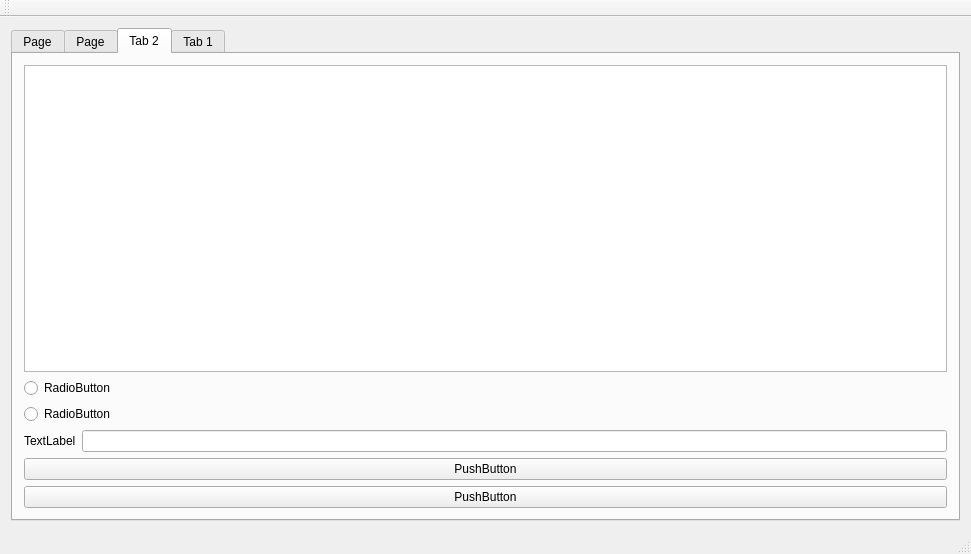
<?xml version="1.0" encoding="UTF-8"?>
<ui version="4.0">
 <class>MainWindow</class>
 <widget class="QMainWindow" name="MainWindow">
  <property name="geometry">
   <rect>
    <x>0</x>
    <y>0</y>
    <width>971</width>
    <height>554</height>
   </rect>
  </property>
  <property name="windowTitle">
   <string>MainWindow</string>
  </property>
  <widget class="QWidget" name="centralWidget">
   <layout class="QVBoxLayout" name="verticalLayout">
    <item>
     <widget class="QTabWidget" name="tabWidget">
      <property name="currentIndex">
       <number>2</number>
      </property>
      <widget class="QWidget" name="tab_4">
       <attribute name="title">
        <string>Page</string>
       </attribute>
       <layout class="QVBoxLayout" name="verticalLayout_2">
        <item>
         <widget class="QTextBrowser" name="textBrowser"/>
        </item>
        <item>
         <widget class="QTextEdit" name="textEdit">
          <property name="html">
           <string>&lt;!DOCTYPE HTML PUBLIC &quot;-//W3C//DTD HTML 4.0//EN&quot; &quot;http://www.w3.org/TR/REC-html40/strict.dtd&quot;&gt;
&lt;html&gt;&lt;head&gt;&lt;meta name=&quot;qrichtext&quot; content=&quot;1&quot; /&gt;&lt;style type=&quot;text/css&quot;&gt;
p, li { white-space: pre-wrap; }
&lt;/style&gt;&lt;/head&gt;&lt;body style=&quot; font-family:'Cantarell'; font-size:11pt; font-weight:400; font-style:normal;&quot;&gt;
&lt;p style=&quot; margin-top:0px; margin-bottom:0px; margin-left:0px; margin-right:0px; -qt-block-indent:0; text-indent:0px;&quot;&gt;1  &lt;/p&gt;&lt;/body&gt;&lt;/html&gt;</string>
          </property>
         </widget>
        </item>
       </layout>
      </widget>
      <widget class="QWidget" name="tab_3">
       <attribute name="title">
        <string>Page</string>
       </attribute>
       <layout class="QVBoxLayout" name="verticalLayout_3">
        <item>
         <widget class="QTextBrowser" name="textBrowser_2"/>
        </item>
        <item>
         <layout class="QHBoxLayout" name="horizontalLayout">
          <item>
           <widget class="QLabel" name="label">
            <property name="text">
             <string>TextLabel</string>
            </property>
           </widget>
          </item>
          <item>
           <widget class="QLineEdit" name="lineEdit"/>
          </item>
         </layout>
        </item>
       </layout>
      </widget>
      <widget class="QWidget" name="tab_2">
       <attribute name="title">
        <string>Tab 2</string>
       </attribute>
       <layout class="QVBoxLayout" name="verticalLayout_5">
        <item>
         <widget class="QTextBrowser" name="textBrowser_3"/>
        </item>
        <item>
         <layout class="QVBoxLayout" name="verticalLayout_4">
          <item>
           <widget class="QRadioButton" name="radioButton">
            <property name="text">
             <string>RadioButton</string>
            </property>
           </widget>
          </item>
          <item>
           <widget class="QRadioButton" name="radioButton_2">
            <property name="text">
             <string>RadioButton</string>
            </property>
           </widget>
          </item>
         </layout>
        </item>
        <item>
         <layout class="QHBoxLayout" name="horizontalLayout_2">
          <item>
           <widget class="QLabel" name="label_2">
            <property name="text">
             <string>TextLabel</string>
            </property>
           </widget>
          </item>
          <item>
           <widget class="QLineEdit" name="lineEdit_2"/>
          </item>
         </layout>
        </item>
        <item>
         <widget class="QPushButton" name="pushButton">
          <property name="text">
           <string>PushButton</string>
          </property>
         </widget>
        </item>
        <item>
         <widget class="QPushButton" name="pushButton_2">
          <property name="text">
           <string>PushButton</string>
          </property>
         </widget>
        </item>
       </layout>
      </widget>
      <widget class="QWidget" name="tab">
       <attribute name="title">
        <string>Tab 1</string>
       </attribute>
      </widget>
     </widget>
    </item>
   </layout>
  </widget>
  <widget class="QMenuBar" name="menuBar">
   <property name="geometry">
    <rect>
     <x>0</x>
     <y>0</y>
     <width>971</width>
     <height>25</height>
    </rect>
   </property>
  </widget>
  <widget class="QToolBar" name="mainToolBar">
   <attribute name="toolBarArea">
    <enum>TopToolBarArea</enum>
   </attribute>
   <attribute name="toolBarBreak">
    <bool>false</bool>
   </attribute>
  </widget>
  <widget class="QStatusBar" name="statusBar"/>
 </widget>
 <layoutdefault spacing="6" margin="11"/>
 <resources/>
 <connections/>
</ui>
